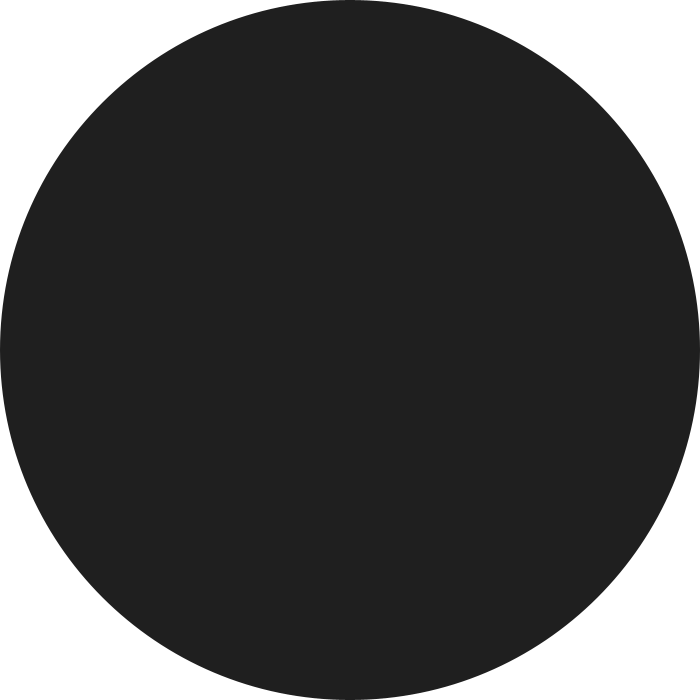
Frame 1 (no input)
Frame 60 (the mouse pressed at the canvas centre just before this capture): identical to frame 1, image omitted
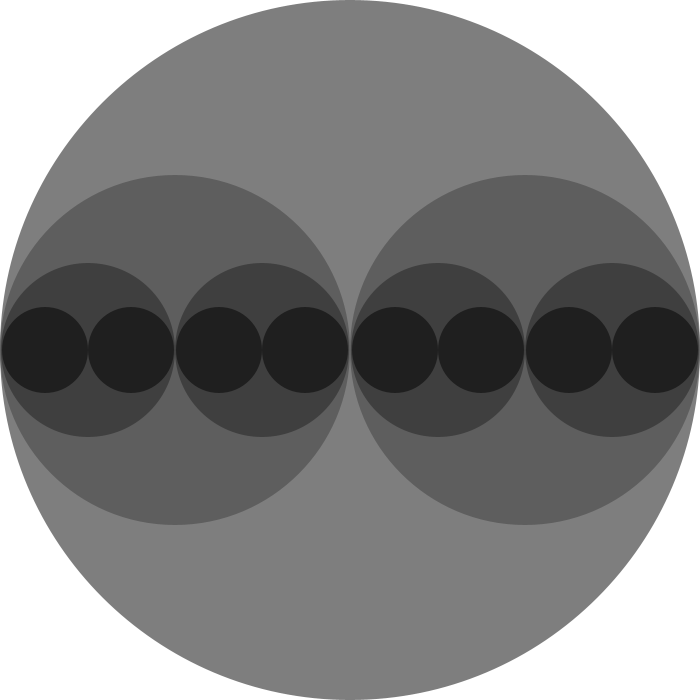
Frame 120 (the mouse held since frame 60 and released just before this capture)

The Processing sketch that drew these frames (run headless with seeded random() and noise(); from frame 60 on, the mouse is pressed at the canvas centre):

// Processing sketch: recursiveCircles
// ── recursiveCircles.pde
void setup() {
  size(700, 700);
  noStroke();
}

void draw() {
  background(255);
  int theLevel = int(map(mouseX, 0, width, 1, 8));
  drawCircle(width/2, 350, theLevel);
}

void drawCircle(int x, int radius, int level) {
  float fillColor = 126 * level/4.0;
  fill(fillColor);
  ellipse(x, height/2, radius*2, radius*2);
  
  if (level > 1) {  //exit clause
    level = level - 1;
    drawCircle(x - radius/2, radius/2, level);
    drawCircle(x + radius/2, radius/2, level);
  }
}
